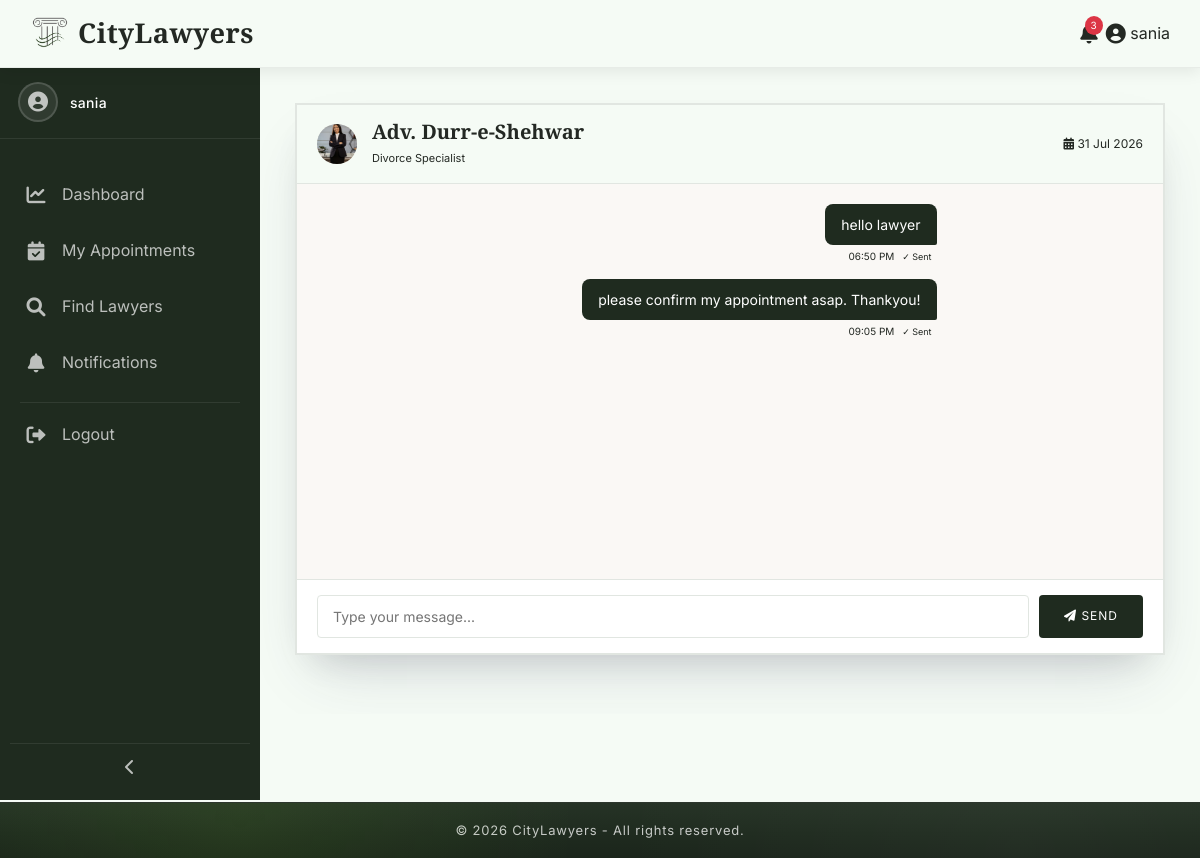
/customer/chat.php?appointment_id=3 (signed in), run on the app's committed database.
### tables this page shows
CREATE TABLE `appointments` (
  `id` int(11) NOT NULL,
  `lawyer_id` int(11) NOT NULL,
  `customer_id` int(11) NOT NULL,
  `slot_id` int(11) DEFAULT NULL,
  `appointment_date` date NOT NULL,
  `appointment_time` time NOT NULL,
  `status` enum('pending','confirmed','completed','cancelled') DEFAULT 'pending',
  `booking_message` text DEFAULT NULL,
  `created_at` timestamp NOT NULL DEFAULT current_timestamp(),
  `is_rescheduled` tinyint(1) DEFAULT 0,
  `original_date` date DEFAULT NULL,
  `original_time` time DEFAULT NULL,
  `reschedule_count` int(11) DEFAULT 0
);

CREATE TABLE `lawyers` (
  `id` int(11) NOT NULL,
  `name` varchar(100) NOT NULL,
  `email` varchar(100) NOT NULL,
  `password` varchar(255) NOT NULL,
  `phone` varchar(20) DEFAULT NULL,
  `address` text DEFAULT NULL,
  `city` varchar(50) DEFAULT NULL,
  `specialization` varchar(50) DEFAULT NULL,
  `gender` enum('male','female','other') DEFAULT 'male',
  `experience` int(3) DEFAULT NULL,
  `fees` decimal(10,2) DEFAULT NULL,
  `profile_pic` varchar(255) DEFAULT NULL,
  `bio` text DEFAULT NULL,
  `avg_rating` decimal(2,1) DEFAULT 0.0,
  `status` enum('pending','approved','rejected') DEFAULT 'pending',
  `created_at` timestamp NOT NULL DEFAULT current_timestamp(),
  `is_featured` tinyint(1) DEFAULT 0,
  `core_specialization` text DEFAULT NULL,
  `academic_credentials` text DEFAULT NULL
);

CREATE TABLE `messages` (
  `id` int(11) NOT NULL,
  `appointment_id` int(11) DEFAULT NULL,
  `sender_id` int(11) NOT NULL,
  `sender_type` enum('customer','lawyer') NOT NULL,
  `receiver_id` int(11) NOT NULL,
  `receiver_type` enum('customer','lawyer') NOT NULL,
  `message` text NOT NULL,
  `is_read` tinyint(1) DEFAULT 0,
  `created_at` timestamp NOT NULL DEFAULT current_timestamp()
);

### includes/functions.php (called while the page is built, shortened)
<?php
function getChatMessages($appointment_id) {
    global $conn;
    $stmt = $conn->prepare("
        SELECT * FROM messages
        WHERE appointment_id = ?
        ORDER BY created_at ASC
    ");
    $stmt->execute([$appointment_id]);
    return $stmt->fetchAll(PDO::FETCH_ASSOC);
}
?>

### customer/chat.php (the view, shortened to what this page needs)
<?php
require_once '../includes/config.php';
$user_id = $_SESSION['customer_id'];
$appointment_id = isset($_GET['appointment_id']) ? (int)$_GET['appointment_id'] : 0;
$apptStmt = $conn->prepare("
    SELECT a.*,
           l.id as lawyer_id,
           l.name as lawyer_name,
           l.profile_pic,
           l.specialization,
           l.fees
    FROM appointments a
    JOIN lawyers l ON a.lawyer_id = l.id
    WHERE a.id = ? AND a.customer_id = ?
");
$apptStmt->execute([$appointment_id, $user_id]);
$appointment = $apptStmt->fetch(PDO::FETCH_ASSOC);
$lawyer_name = $appointment['lawyer_name'];
$messages = getChatMessages($appointment_id);
include '../includes/header.php';
?>
<link rel="stylesheet" href="<?php echo BASE_URL; ?>assets/css/dashboard.css">
<link rel="stylesheet" href="<?php echo BASE_URL; ?>assets/css/sidebar.css">
<link rel="stylesheet" href="<?php echo BASE_URL; ?>assets/css/chat.css">
<div class="dashboard-wrapper">
    <?php include '../includes/dashboard-sidebar.php'; ?>
    <div class="main-content">
        <div class="dashboard-card" style="padding:0; overflow:hidden;">
            <div class="chat-container">
                <div class="chat-header">
                    <?php if (!empty($appointment['profile_pic']) && file_exists("../uploads/lawyers/" . $appointment['profile_pic'])): ?>
                        <img src="<?php echo BASE_URL; ?>uploads/lawyers/<?php echo htmlspecialchars($appointment['profile_pic']); ?>" alt="Profile">
                    <?php else: ?>
                        <i class="fas fa-user-advocate fa-2x" style="color: var(--text-light);"></i>
                    <?php endif; ?>
                    <div>
                        <h5><?php echo htmlspecialchars($lawyer_name); ?></h5>
                        <span class="status"><?php echo htmlspecialchars($appointment['specialization']); ?> Specialist</span>
                    </div>
                    <div style="margin-left: auto; font-size:12px; color:var(--text-light);">
                        <i class="fas fa-calendar-alt"></i> <?php echo date('d M Y', strtotime($appointment['appointment_date'])); ?>
                    </div>
                </div>
                <div class="chat-messages" id="chatMessages">
                    <?php if (count($messages) > 0): ?>
                        <?php foreach ($messages as $msg): ?>
                            <?php
                            $is_sent = ($msg['sender_id'] == $user_id && $msg['sender_type'] == 'customer');
                            $class = $is_sent ? 'sent' : 'received';
                            ?>
                            <div class="message <?php echo $class; ?>">
                                <div class="bubble"><?php echo htmlspecialchars($msg['message']); ?></div>
                                <div class="time">
                                    <?php echo date('h:i A', strtotime($msg['created_at'])); ?>
                                    <?php if ($is_sent && $msg['is_read'] == 1): ?>
                                        <span class="read-status">✓ Read</span>
                                    <?php elseif ($is_sent): ?>
                                        <span class="read-status">✓ Sent</span>
                                    <?php endif; ?>
                                </div>
                            </div>
                        <?php endforeach; ?>
                    <?php endif; ?>
                </div>
                <div class="chat-input">
                    <input type="text" id="messageInput" placeholder="Type your message..." autocomplete="off">
                    <button id="sendBtn"><i class="fas fa-paper-plane"></i> Send</button>
                </div>
            </div>
        </div>
    </div>
</div>
<?php include '../includes/dashboard-footer.php'; ?>

### assets/css/global.css (style rules this page uses)
:root { --primary-color: #1F2B1F; --accent-color: #2F5D3A; --sidebar-light: #445544; --secondary-color: #F5FBF5; --surface-color: #FFFFFF; --surface-alt: #F7F8F6; --charcoal-black: #171C17; --charcoal-light: #232A23; --text-dark: #232823; --text-gray: rgba(255,255,255,.75); --text-muted: #98A09A; --text-white: #FFFFFF; --muted-white: #E9ECE8; --icon-gray: #BFC6BF; --border-color: #E1E6E1; --border-light: #EFF2EF; --border-soft: 1px solid rgba(142,247,43,.18); --card-radius: 14px; --white: #FFFFFF; --success: #2F7D32; --warning: #9A6A14; --danger: #B23B3B; --info: #2E5C86; --status-pending-bg: #F7ECD1; --status-pending-text: #8C650F; --status-approved-bg: #DDECDC; --status-approved-text: #2F6A33; --status-rejected-bg: #F3DEDE; --status-rejected-text: #9A3737; --status-confirmed-bg: #DDECDC; --status-confirmed-text: #2F6A33; --status-completed-bg: #DFE9F5; --status-completed-text: #2E5C86; --status-cancelled-bg: #F3DEDE; --status-cancelled-text: #9A3737; --btn-primary-bg: var(--primary-color); --btn-primary-hover: #172117; --btn-accent-bg: var(--accent-color); --btn-accent-hover: #23482D; --btn-approve-bg: #2F7D32; --btn-reject-bg: #B23B3B; --btn-delete-bg: #232823; --btn-delete-text: #E1E6E1; --btn-text: #FFFFFF; --shadow-sm: 0 8px 20px rgba(0,0,0,.05); --shadow-md: 0 18px 35px rgba(0,0,0,.10); --shadow-lg: rgba(50,50,93,.18) 0 30px 60px -20px, rgba(0,0,0,.14) 0 18px 35px -18px, rgba(10,37,64,.10) 0 -2px 6px inset; --shadow-hover: 0 45px 80px rgba(0,0,0,.22), 0 18px 40px rgba(0,0,0,.12), 0 30px 55px rgba(0,0,0,.14); --shadow-green-strong: 0 20px 60px rgba(47, 93, 58, 0.30), 0 10px 30px rgba(31, 43, 31, 0.12), 0 0 80px rgba(47, 93, 58, 0.08); --transition-fast: .25s ease; --transition: .4s ease; --transition-slow: .55s cubic-bezier(.2,.8,.2,1); --gradient-overlay: radial-gradient( circle at center, rgba(38, 85, 38, 0) 0%, rgba(18,30,18,.70) 45%, rgba(6,8,6,.92) 100% ); --sidebar-gradient: linear-gradient( 180deg, var(--charcoal-black) 0%, #263326 35%, var(--primary-color) 75%, #314931 100% ); }
* { margin: 0; padding: 0; box-sizing: border-box; }
html { scroll-behavior: smooth; }
body { font-family: 'Inter', sans-serif; background: var(--secondary-color); color: var(--text-dark); overflow-x: hidden; }
h1, h2, h3, h4, h5, h6 { font-family: 'Cormorant Garamond', serif; font-weight: 600; }
img { max-width: 100%; display: block; }
input[type="text"], input[type="email"], input[type="password"], input[type="number"], input[type="search"], textarea { cursor: text; }

### assets/css/dashboard.css (style rules this page uses)
:root { --sidebar-width: 260px; --sidebar-collapse: 70px; --navbar-height: 66px; }
html, body { margin: 0; padding: 0; }
.dashboard-wrapper { display: block; margin-left: var(--sidebar-width); min-height: calc(100vh - var(--navbar-height, 66px)); transition: margin-left 0.35s ease; }
.main-content { min-width: 0; padding: 35px; background: var(--secondary-color); overflow-x: hidden; overflow-y: auto; }
.dashboard-card { background: var(--surface-color); border: 1px solid var(--border-color); padding: 28px; margin-bottom: 24px; box-shadow: var(--shadow-lg); }
input[type="text"], input[type="email"], input[type="password"], input[type="number"], input[type="time"], select, textarea { width: 100%; padding: 10px; border: 1px solid var(--border-color); background: var(--white); font-size: 14px; border-radius: 0; box-shadow: none; }

### assets/css/sidebar.css (style rules this page uses)
:root { --sidebar-width: 260px; --sidebar-collapsed: 70px; --sidebar-bg: var(--primary-color); --sidebar-hover: rgba(255,255,255,.08); --text-muted: rgba(255,255,255,.7); --text-active: #fff; }

### data on the page
appointments: lawyer.profile_pic (picture), lawyer.name "Adv. Durr-e-Shehwar", lawyer.specialization "Divorce", appointment_date "31 Jul 2026"
messages: message "hello lawyer", created_at "06:50 PM", sender_id "✓ Sent"
messages: message "please confirm my appointment asap. Thankyou!", created_at "09:05 PM", sender_id "✓ Sent"

### other printed values
SITE_NAME "CityLawyers"
$unread_count "3"
$user_name "sania"
